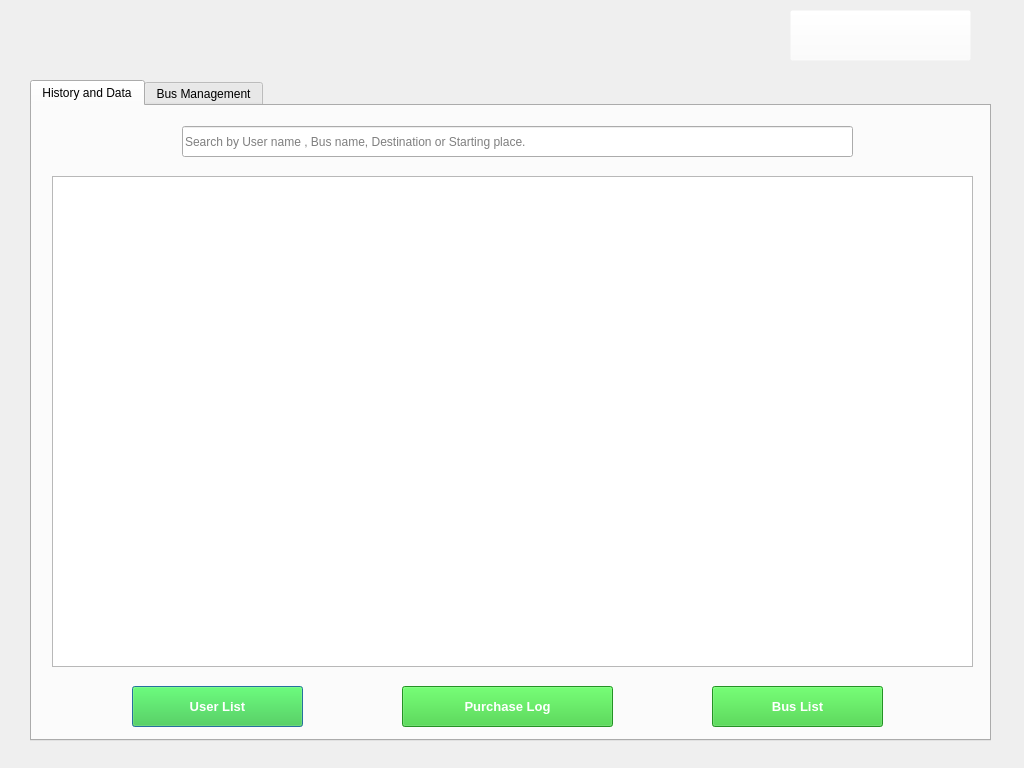
<?xml version="1.0" encoding="UTF-8"?>
<ui version="4.0">
 <class>admin</class>
 <widget class="QDialog" name="admin">
  <property name="geometry">
   <rect>
    <x>0</x>
    <y>0</y>
    <width>1024</width>
    <height>768</height>
   </rect>
  </property>
  <property name="windowTitle">
   <string>Utile</string>
  </property>
  <property name="styleSheet">
   <string notr="true">


#admin
{
border-image: url(:/resources/resources/admin bg.jpg) contain;
}</string>
  </property>
  <widget class="QTabWidget" name="tabWidget">
   <property name="geometry">
    <rect>
     <x>30</x>
     <y>80</y>
     <width>961</width>
     <height>661</height>
    </rect>
   </property>
   <property name="styleSheet">
    <string notr="true"/>
   </property>
   <property name="tabShape">
    <enum>QTabWidget::Rounded</enum>
   </property>
   <property name="currentIndex">
    <number>0</number>
   </property>
   <property name="iconSize">
    <size>
     <width>16</width>
     <height>16</height>
    </size>
   </property>
   <property name="elideMode">
    <enum>Qt::ElideLeft</enum>
   </property>
   <property name="documentMode">
    <bool>false</bool>
   </property>
   <property name="tabsClosable">
    <bool>false</bool>
   </property>
   <property name="movable">
    <bool>false</bool>
   </property>
   <property name="tabBarAutoHide">
    <bool>false</bool>
   </property>
   <widget class="QWidget" name="Tab">
    <attribute name="title">
     <string>History and Data</string>
    </attribute>
    <widget class="QTableView" name="datatable">
     <property name="geometry">
      <rect>
       <x>20</x>
       <y>70</y>
       <width>921</width>
       <height>491</height>
      </rect>
     </property>
    </widget>
    <widget class="QLineEdit" name="lineEdit">
     <property name="geometry">
      <rect>
       <x>150</x>
       <y>20</y>
       <width>671</width>
       <height>31</height>
      </rect>
     </property>
     <property name="placeholderText">
      <string>Search by User name , Bus name, Destination or Starting place.</string>
     </property>
    </widget>
    <widget class="QPushButton" name="ulistbutton">
     <property name="geometry">
      <rect>
       <x>100</x>
       <y>580</y>
       <width>171</width>
       <height>41</height>
      </rect>
     </property>
     <property name="palette">
      <palette>
       <active>
        <colorrole role="WindowText">
         <brush brushstyle="SolidPattern">
          <color alpha="255">
           <red>255</red>
           <green>255</green>
           <blue>255</blue>
          </color>
         </brush>
        </colorrole>
        <colorrole role="Button">
         <brush brushstyle="SolidPattern">
          <color alpha="255">
           <red>50</red>
           <green>205</green>
           <blue>50</blue>
          </color>
         </brush>
        </colorrole>
        <colorrole role="Text">
         <brush brushstyle="SolidPattern">
          <color alpha="255">
           <red>255</red>
           <green>255</green>
           <blue>255</blue>
          </color>
         </brush>
        </colorrole>
        <colorrole role="ButtonText">
         <brush brushstyle="SolidPattern">
          <color alpha="255">
           <red>255</red>
           <green>255</green>
           <blue>255</blue>
          </color>
         </brush>
        </colorrole>
        <colorrole role="Base">
         <brush brushstyle="SolidPattern">
          <color alpha="255">
           <red>50</red>
           <green>205</green>
           <blue>50</blue>
          </color>
         </brush>
        </colorrole>
        <colorrole role="Window">
         <brush brushstyle="SolidPattern">
          <color alpha="255">
           <red>50</red>
           <green>205</green>
           <blue>50</blue>
          </color>
         </brush>
        </colorrole>
        <colorrole role="PlaceholderText">
         <brush brushstyle="SolidPattern">
          <color alpha="128">
           <red>255</red>
           <green>255</green>
           <blue>255</blue>
          </color>
         </brush>
        </colorrole>
       </active>
       <inactive>
        <colorrole role="WindowText">
         <brush brushstyle="SolidPattern">
          <color alpha="255">
           <red>255</red>
           <green>255</green>
           <blue>255</blue>
          </color>
         </brush>
        </colorrole>
        <colorrole role="Button">
         <brush brushstyle="SolidPattern">
          <color alpha="255">
           <red>50</red>
           <green>205</green>
           <blue>50</blue>
          </color>
         </brush>
        </colorrole>
        <colorrole role="Text">
         <brush brushstyle="SolidPattern">
          <color alpha="255">
           <red>255</red>
           <green>255</green>
           <blue>255</blue>
          </color>
         </brush>
        </colorrole>
        <colorrole role="ButtonText">
         <brush brushstyle="SolidPattern">
          <color alpha="255">
           <red>255</red>
           <green>255</green>
           <blue>255</blue>
          </color>
         </brush>
        </colorrole>
        <colorrole role="Base">
         <brush brushstyle="SolidPattern">
          <color alpha="255">
           <red>50</red>
           <green>205</green>
           <blue>50</blue>
          </color>
         </brush>
        </colorrole>
        <colorrole role="Window">
         <brush brushstyle="SolidPattern">
          <color alpha="255">
           <red>50</red>
           <green>205</green>
           <blue>50</blue>
          </color>
         </brush>
        </colorrole>
        <colorrole role="PlaceholderText">
         <brush brushstyle="SolidPattern">
          <color alpha="128">
           <red>255</red>
           <green>255</green>
           <blue>255</blue>
          </color>
         </brush>
        </colorrole>
       </inactive>
       <disabled>
        <colorrole role="WindowText">
         <brush brushstyle="SolidPattern">
          <color alpha="255">
           <red>120</red>
           <green>120</green>
           <blue>120</blue>
          </color>
         </brush>
        </colorrole>
        <colorrole role="Button">
         <brush brushstyle="SolidPattern">
          <color alpha="255">
           <red>50</red>
           <green>205</green>
           <blue>50</blue>
          </color>
         </brush>
        </colorrole>
        <colorrole role="Text">
         <brush brushstyle="SolidPattern">
          <color alpha="255">
           <red>120</red>
           <green>120</green>
           <blue>120</blue>
          </color>
         </brush>
        </colorrole>
        <colorrole role="ButtonText">
         <brush brushstyle="SolidPattern">
          <color alpha="255">
           <red>120</red>
           <green>120</green>
           <blue>120</blue>
          </color>
         </brush>
        </colorrole>
        <colorrole role="Base">
         <brush brushstyle="SolidPattern">
          <color alpha="255">
           <red>50</red>
           <green>205</green>
           <blue>50</blue>
          </color>
         </brush>
        </colorrole>
        <colorrole role="Window">
         <brush brushstyle="SolidPattern">
          <color alpha="255">
           <red>50</red>
           <green>205</green>
           <blue>50</blue>
          </color>
         </brush>
        </colorrole>
        <colorrole role="PlaceholderText">
         <brush brushstyle="SolidPattern">
          <color alpha="128">
           <red>0</red>
           <green>0</green>
           <blue>0</blue>
          </color>
         </brush>
        </colorrole>
       </disabled>
      </palette>
     </property>
     <property name="font">
      <font>
       <family>Arial</family>
       <pointsize>10</pointsize>
       <weight>75</weight>
       <bold>true</bold>
      </font>
     </property>
     <property name="styleSheet">
      <string notr="true">background-color: LimeGreen ;</string>
     </property>
     <property name="text">
      <string>User List</string>
     </property>
    </widget>
    <widget class="QPushButton" name="plistbutton">
     <property name="geometry">
      <rect>
       <x>370</x>
       <y>580</y>
       <width>211</width>
       <height>41</height>
      </rect>
     </property>
     <property name="palette">
      <palette>
       <active>
        <colorrole role="Button">
         <brush brushstyle="SolidPattern">
          <color alpha="255">
           <red>50</red>
           <green>205</green>
           <blue>50</blue>
          </color>
         </brush>
        </colorrole>
        <colorrole role="ButtonText">
         <brush brushstyle="SolidPattern">
          <color alpha="255">
           <red>255</red>
           <green>255</green>
           <blue>255</blue>
          </color>
         </brush>
        </colorrole>
        <colorrole role="Base">
         <brush brushstyle="SolidPattern">
          <color alpha="255">
           <red>50</red>
           <green>205</green>
           <blue>50</blue>
          </color>
         </brush>
        </colorrole>
        <colorrole role="Window">
         <brush brushstyle="SolidPattern">
          <color alpha="255">
           <red>50</red>
           <green>205</green>
           <blue>50</blue>
          </color>
         </brush>
        </colorrole>
       </active>
       <inactive>
        <colorrole role="Button">
         <brush brushstyle="SolidPattern">
          <color alpha="255">
           <red>50</red>
           <green>205</green>
           <blue>50</blue>
          </color>
         </brush>
        </colorrole>
        <colorrole role="ButtonText">
         <brush brushstyle="SolidPattern">
          <color alpha="255">
           <red>255</red>
           <green>255</green>
           <blue>255</blue>
          </color>
         </brush>
        </colorrole>
        <colorrole role="Base">
         <brush brushstyle="SolidPattern">
          <color alpha="255">
           <red>50</red>
           <green>205</green>
           <blue>50</blue>
          </color>
         </brush>
        </colorrole>
        <colorrole role="Window">
         <brush brushstyle="SolidPattern">
          <color alpha="255">
           <red>50</red>
           <green>205</green>
           <blue>50</blue>
          </color>
         </brush>
        </colorrole>
       </inactive>
       <disabled>
        <colorrole role="Button">
         <brush brushstyle="SolidPattern">
          <color alpha="255">
           <red>50</red>
           <green>205</green>
           <blue>50</blue>
          </color>
         </brush>
        </colorrole>
        <colorrole role="ButtonText">
         <brush brushstyle="SolidPattern">
          <color alpha="255">
           <red>120</red>
           <green>120</green>
           <blue>120</blue>
          </color>
         </brush>
        </colorrole>
        <colorrole role="Base">
         <brush brushstyle="SolidPattern">
          <color alpha="255">
           <red>50</red>
           <green>205</green>
           <blue>50</blue>
          </color>
         </brush>
        </colorrole>
        <colorrole role="Window">
         <brush brushstyle="SolidPattern">
          <color alpha="255">
           <red>50</red>
           <green>205</green>
           <blue>50</blue>
          </color>
         </brush>
        </colorrole>
       </disabled>
      </palette>
     </property>
     <property name="font">
      <font>
       <family>Arial</family>
       <pointsize>10</pointsize>
       <weight>75</weight>
       <bold>true</bold>
      </font>
     </property>
     <property name="styleSheet">
      <string notr="true">background-color: LimeGreen ;</string>
     </property>
     <property name="text">
      <string>Purchase Log</string>
     </property>
    </widget>
    <widget class="QPushButton" name="blistbutton">
     <property name="geometry">
      <rect>
       <x>680</x>
       <y>580</y>
       <width>171</width>
       <height>41</height>
      </rect>
     </property>
     <property name="palette">
      <palette>
       <active>
        <colorrole role="Button">
         <brush brushstyle="SolidPattern">
          <color alpha="255">
           <red>50</red>
           <green>205</green>
           <blue>50</blue>
          </color>
         </brush>
        </colorrole>
        <colorrole role="ButtonText">
         <brush brushstyle="SolidPattern">
          <color alpha="255">
           <red>255</red>
           <green>255</green>
           <blue>255</blue>
          </color>
         </brush>
        </colorrole>
        <colorrole role="Base">
         <brush brushstyle="SolidPattern">
          <color alpha="255">
           <red>50</red>
           <green>205</green>
           <blue>50</blue>
          </color>
         </brush>
        </colorrole>
        <colorrole role="Window">
         <brush brushstyle="SolidPattern">
          <color alpha="255">
           <red>50</red>
           <green>205</green>
           <blue>50</blue>
          </color>
         </brush>
        </colorrole>
       </active>
       <inactive>
        <colorrole role="Button">
         <brush brushstyle="SolidPattern">
          <color alpha="255">
           <red>50</red>
           <green>205</green>
           <blue>50</blue>
          </color>
         </brush>
        </colorrole>
        <colorrole role="ButtonText">
         <brush brushstyle="SolidPattern">
          <color alpha="255">
           <red>255</red>
           <green>255</green>
           <blue>255</blue>
          </color>
         </brush>
        </colorrole>
        <colorrole role="Base">
         <brush brushstyle="SolidPattern">
          <color alpha="255">
           <red>50</red>
           <green>205</green>
           <blue>50</blue>
          </color>
         </brush>
        </colorrole>
        <colorrole role="Window">
         <brush brushstyle="SolidPattern">
          <color alpha="255">
           <red>50</red>
           <green>205</green>
           <blue>50</blue>
          </color>
         </brush>
        </colorrole>
       </inactive>
       <disabled>
        <colorrole role="Button">
         <brush brushstyle="SolidPattern">
          <color alpha="255">
           <red>50</red>
           <green>205</green>
           <blue>50</blue>
          </color>
         </brush>
        </colorrole>
        <colorrole role="ButtonText">
         <brush brushstyle="SolidPattern">
          <color alpha="255">
           <red>120</red>
           <green>120</green>
           <blue>120</blue>
          </color>
         </brush>
        </colorrole>
        <colorrole role="Base">
         <brush brushstyle="SolidPattern">
          <color alpha="255">
           <red>50</red>
           <green>205</green>
           <blue>50</blue>
          </color>
         </brush>
        </colorrole>
        <colorrole role="Window">
         <brush brushstyle="SolidPattern">
          <color alpha="255">
           <red>50</red>
           <green>205</green>
           <blue>50</blue>
          </color>
         </brush>
        </colorrole>
       </disabled>
      </palette>
     </property>
     <property name="font">
      <font>
       <family>Arial</family>
       <pointsize>10</pointsize>
       <weight>75</weight>
       <bold>true</bold>
      </font>
     </property>
     <property name="styleSheet">
      <string notr="true">background-color: LimeGreen ;</string>
     </property>
     <property name="text">
      <string>Bus List</string>
     </property>
    </widget>
   </widget>
   <widget class="QWidget" name="tab_2">
    <attribute name="title">
     <string>Bus Management</string>
    </attribute>
    <widget class="QComboBox" name="fromcombo">
     <property name="geometry">
      <rect>
       <x>30</x>
       <y>120</y>
       <width>311</width>
       <height>31</height>
      </rect>
     </property>
    </widget>
    <widget class="QComboBox" name="typecombo">
     <property name="geometry">
      <rect>
       <x>30</x>
       <y>240</y>
       <width>311</width>
       <height>31</height>
      </rect>
     </property>
    </widget>
    <widget class="QComboBox" name="tocombo">
     <property name="geometry">
      <rect>
       <x>30</x>
       <y>180</y>
       <width>311</width>
       <height>31</height>
      </rect>
     </property>
    </widget>
    <widget class="QTimeEdit" name="timeset">
     <property name="geometry">
      <rect>
       <x>30</x>
       <y>360</y>
       <width>311</width>
       <height>41</height>
      </rect>
     </property>
    </widget>
    <widget class="QFrame" name="frame">
     <property name="geometry">
      <rect>
       <x>0</x>
       <y>50</y>
       <width>351</width>
       <height>491</height>
      </rect>
     </property>
     <property name="frameShape">
      <enum>QFrame::StyledPanel</enum>
     </property>
     <property name="frameShadow">
      <enum>QFrame::Raised</enum>
     </property>
     <widget class="QPushButton" name="addbusbutton">
      <property name="geometry">
       <rect>
        <x>100</x>
        <y>400</y>
        <width>151</width>
        <height>71</height>
       </rect>
      </property>
      <property name="palette">
       <palette>
        <active>
         <colorrole role="Button">
          <brush brushstyle="SolidPattern">
           <color alpha="255">
            <red>50</red>
            <green>205</green>
            <blue>50</blue>
           </color>
          </brush>
         </colorrole>
         <colorrole role="Base">
          <brush brushstyle="SolidPattern">
           <color alpha="255">
            <red>50</red>
            <green>205</green>
            <blue>50</blue>
           </color>
          </brush>
         </colorrole>
         <colorrole role="Window">
          <brush brushstyle="SolidPattern">
           <color alpha="255">
            <red>50</red>
            <green>205</green>
            <blue>50</blue>
           </color>
          </brush>
         </colorrole>
        </active>
        <inactive>
         <colorrole role="Button">
          <brush brushstyle="SolidPattern">
           <color alpha="255">
            <red>50</red>
            <green>205</green>
            <blue>50</blue>
           </color>
          </brush>
         </colorrole>
         <colorrole role="Base">
          <brush brushstyle="SolidPattern">
           <color alpha="255">
            <red>50</red>
            <green>205</green>
            <blue>50</blue>
           </color>
          </brush>
         </colorrole>
         <colorrole role="Window">
          <brush brushstyle="SolidPattern">
           <color alpha="255">
            <red>50</red>
            <green>205</green>
            <blue>50</blue>
           </color>
          </brush>
         </colorrole>
        </inactive>
        <disabled>
         <colorrole role="Button">
          <brush brushstyle="SolidPattern">
           <color alpha="255">
            <red>50</red>
            <green>205</green>
            <blue>50</blue>
           </color>
          </brush>
         </colorrole>
         <colorrole role="Base">
          <brush brushstyle="SolidPattern">
           <color alpha="255">
            <red>50</red>
            <green>205</green>
            <blue>50</blue>
           </color>
          </brush>
         </colorrole>
         <colorrole role="Window">
          <brush brushstyle="SolidPattern">
           <color alpha="255">
            <red>50</red>
            <green>205</green>
            <blue>50</blue>
           </color>
          </brush>
         </colorrole>
        </disabled>
       </palette>
      </property>
      <property name="font">
       <font>
        <family>Arial</family>
        <pointsize>10</pointsize>
        <weight>75</weight>
        <bold>true</bold>
       </font>
      </property>
      <property name="styleSheet">
       <string notr="true">background-color: LimeGreen ;</string>
      </property>
      <property name="text">
       <string>Add Bus</string>
      </property>
     </widget>
     <widget class="QLineEdit" name="busnameedit">
      <property name="geometry">
       <rect>
        <x>30</x>
        <y>10</y>
        <width>311</width>
        <height>31</height>
       </rect>
      </property>
      <property name="placeholderText">
       <string>BUS Name</string>
      </property>
     </widget>
     <widget class="QLineEdit" name="busfareedit">
      <property name="geometry">
       <rect>
        <x>30</x>
        <y>250</y>
        <width>311</width>
        <height>31</height>
       </rect>
      </property>
      <property name="placeholderText">
       <string>BUS Fare</string>
      </property>
     </widget>
    </widget>
    <widget class="QFrame" name="frame_2">
     <property name="geometry">
      <rect>
       <x>350</x>
       <y>50</y>
       <width>671</width>
       <height>491</height>
      </rect>
     </property>
     <property name="frameShape">
      <enum>QFrame::StyledPanel</enum>
     </property>
     <property name="frameShadow">
      <enum>QFrame::Raised</enum>
     </property>
     <widget class="QPushButton" name="deletebusbutton">
      <property name="geometry">
       <rect>
        <x>210</x>
        <y>400</y>
        <width>151</width>
        <height>71</height>
       </rect>
      </property>
      <property name="palette">
       <palette>
        <active>
         <colorrole role="Button">
          <brush brushstyle="SolidPattern">
           <color alpha="255">
            <red>50</red>
            <green>205</green>
            <blue>50</blue>
           </color>
          </brush>
         </colorrole>
         <colorrole role="Base">
          <brush brushstyle="SolidPattern">
           <color alpha="255">
            <red>50</red>
            <green>205</green>
            <blue>50</blue>
           </color>
          </brush>
         </colorrole>
         <colorrole role="Window">
          <brush brushstyle="SolidPattern">
           <color alpha="255">
            <red>50</red>
            <green>205</green>
            <blue>50</blue>
           </color>
          </brush>
         </colorrole>
        </active>
        <inactive>
         <colorrole role="Button">
          <brush brushstyle="SolidPattern">
           <color alpha="255">
            <red>50</red>
            <green>205</green>
            <blue>50</blue>
           </color>
          </brush>
         </colorrole>
         <colorrole role="Base">
          <brush brushstyle="SolidPattern">
           <color alpha="255">
            <red>50</red>
            <green>205</green>
            <blue>50</blue>
           </color>
          </brush>
         </colorrole>
         <colorrole role="Window">
          <brush brushstyle="SolidPattern">
           <color alpha="255">
            <red>50</red>
            <green>205</green>
            <blue>50</blue>
           </color>
          </brush>
         </colorrole>
        </inactive>
        <disabled>
         <colorrole role="Button">
          <brush brushstyle="SolidPattern">
           <color alpha="255">
            <red>50</red>
            <green>205</green>
            <blue>50</blue>
           </color>
          </brush>
         </colorrole>
         <colorrole role="Base">
          <brush brushstyle="SolidPattern">
           <color alpha="255">
            <red>50</red>
            <green>205</green>
            <blue>50</blue>
           </color>
          </brush>
         </colorrole>
         <colorrole role="Window">
          <brush brushstyle="SolidPattern">
           <color alpha="255">
            <red>50</red>
            <green>205</green>
            <blue>50</blue>
           </color>
          </brush>
         </colorrole>
        </disabled>
       </palette>
      </property>
      <property name="font">
       <font>
        <family>Arial</family>
        <pointsize>10</pointsize>
        <weight>75</weight>
        <bold>true</bold>
       </font>
      </property>
      <property name="styleSheet">
       <string notr="true">background-color: LimeGreen ;</string>
      </property>
      <property name="text">
       <string>Delete Bus</string>
      </property>
     </widget>
     <widget class="QTableView" name="bustable">
      <property name="geometry">
       <rect>
        <x>10</x>
        <y>0</y>
        <width>581</width>
        <height>361</height>
       </rect>
      </property>
     </widget>
    </widget>
    <zorder>frame_2</zorder>
    <zorder>frame</zorder>
    <zorder>fromcombo</zorder>
    <zorder>typecombo</zorder>
    <zorder>tocombo</zorder>
    <zorder>timeset</zorder>
   </widget>
  </widget>
  <widget class="QPushButton" name="logoutbutton">
   <property name="geometry">
    <rect>
     <x>790</x>
     <y>10</y>
     <width>181</width>
     <height>51</height>
    </rect>
   </property>
   <property name="styleSheet">
    <string notr="true">background-color: rgba(255, 255, 255, 0);</string>
   </property>
   <property name="text">
    <string/>
   </property>
  </widget>
 </widget>
 <resources/>
 <connections/>
</ui>
